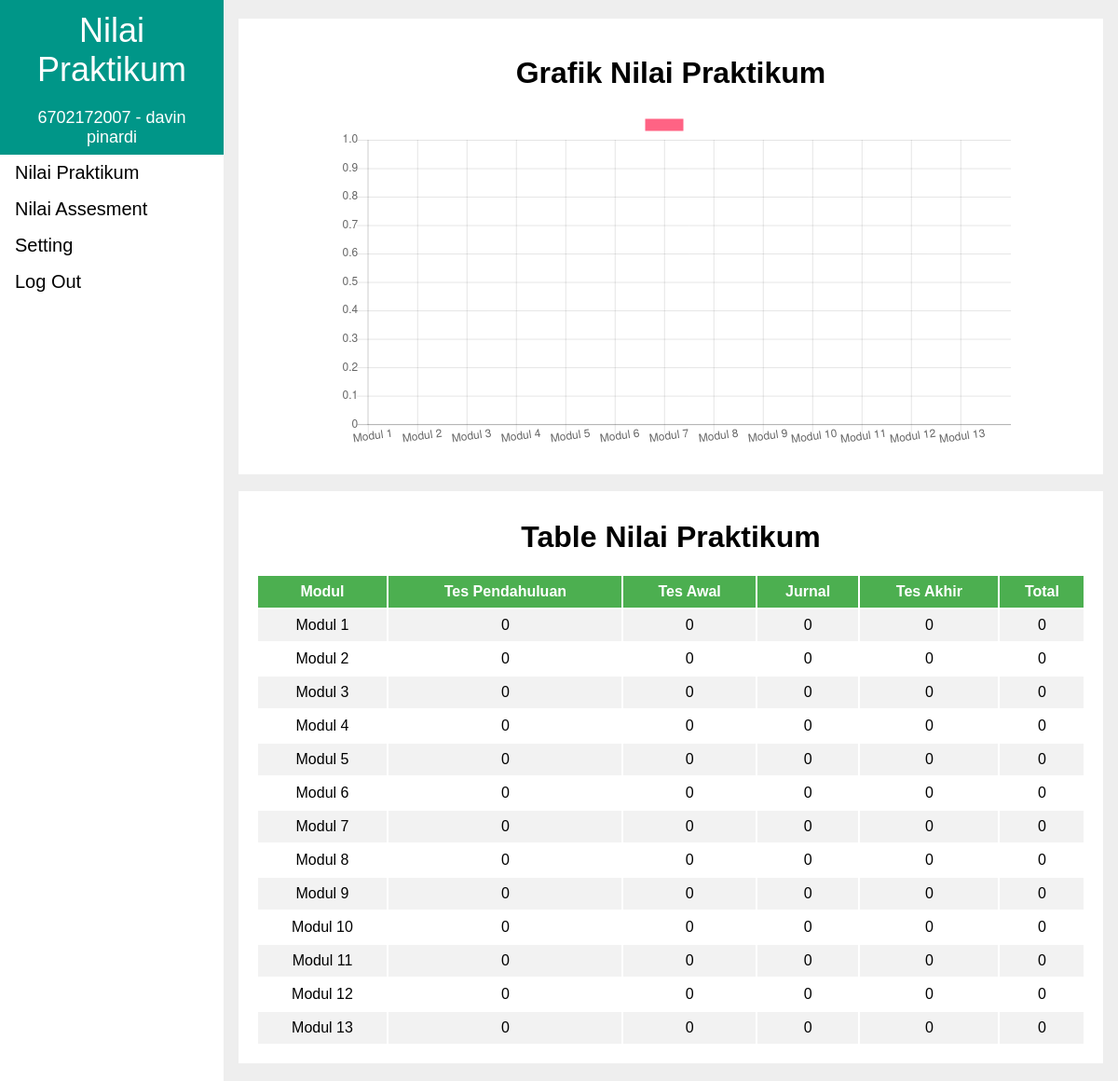
Page /index.php (signed in) on the committed database.
### tables this page shows
CREATE TABLE `mahasiswa` (
  `nim` bigint(10) NOT NULL,
  `nama_mahasiswa` varchar(50) NOT NULL,
  `kelas` int(11) NOT NULL,
  `password_mahasiswa` varchar(50) NOT NULL
);

CREATE TABLE `nilai` (
  `id_nilai` int(11) NOT NULL,
  `id_modul` int(11) NOT NULL,
  `nim` bigint(10) NOT NULL,
  `kelas` int(11) NOT NULL,
  `nilai_tes_pendahuluan` int(11) NOT NULL,
  `nilai_tes_awal` int(11) NOT NULL,
  `nilai_jurnal` int(11) NOT NULL,
  `nilai_tes_akhir` int(11) NOT NULL,
  `total` int(11) NOT NULL
);

### index.php (the view, shortened to what this page needs)
<?php
	include 'asset/php/connection.php';
	if (!empty($_SESSION['nim'])) {
		$id = $_SESSION['nim'];
		$qry = mysqli_query($conn, "SELECT * FROM mahasiswa WHERE nim = '$id' ");
		while ($key = mysqli_fetch_array($qry)) {
			$nama = $key['nama_mahasiswa'];
			$nim = $key['nim'];
?>
<!DOCTYPE html>
<html>
<head>
	<link rel="stylesheet" type="text/css" href="asset/css/style.css">
</head>
<body>
	<ul class="sidenav">
  		<li><a class="title" href="index.php">Nilai Praktikum</a></li>
  		<li class="">
  			<a class="name"><?php echo "$nim - $nama"; ?></a>
  		</li>
  		<li><a href="index.php">Nilai Praktikum</a></li>
  		<li><a href="assesment.php">Nilai Assesment</a></li>
  		<li><a href="setting.php">Setting</a></li>
  		<li><a href="logout.php">Log Out</a></li>
	</ul>
	<div class="content">
		<div class="chart">
			<h1>Grafik Nilai Praktikum</h1>
  			<canvas id="myChart"></canvas>
  		</div>
  		<div class="table_nilai">
  			<h1 style="text-align: center;">Table Nilai Praktikum</h1>
  			<table width="100%" border="0">
				<tr>
					<th>Modul</th>
					<th>Tes Pendahuluan</th>
					<th>Tes Awal</th>
					<th>Jurnal</th>
					<th>Tes Akhir</th>
					<th>Total</th>
				</tr>
				<?php
					$qry_table = mysqli_query($conn,"select * from nilai where nim = '$nim' ");
					while ($key_table = mysqli_fetch_array($qry_table)) {
						$tmp_modul = "Modul ";
						$id_modul = $key_table['id_modul'];
				?>
				<tr>
					<td><?php echo "$tmp_modul $id_modul"; ?></td>
					<td><?php echo $key_table['nilai_tes_pendahuluan']; ?></td>
					<td><?php echo $key_table['nilai_tes_awal']; ?></td>
					<td><?php echo $key_table['nilai_jurnal']; ?></td>
					<td><?php echo $key_table['nilai_tes_akhir']; ?></td>
					<td><?php echo $key_table['total']; ?></td>
				</tr>
				<?php
					}
				?>
			</table>
  		</div>
	</div>
<script>
var ctx = document.getElementById("myChart").getContext('2d');
var myChart = new Chart(ctx, {
	type: 'bar',
		data: {
			labels: ["Modul 1", "Modul 2", "Modul 3", "Modul 4", "Modul 5", "Modul 6", "Modul 7", "Modul 8", "Modul 9", "Modul 10", "Modul 11", "Modul 12", "Modul 13"],
				datasets: [{
					label: '',
					data: [
					<?php
					$jumlah_modul1 = mysqli_query($conn,"SELECT * FROM nilai WHERE nim = '$nim' AND id_modul = '1'");
					while ($total1 = mysqli_fetch_array($jumlah_modul1)) {
						echo $total1['total'];
					}
					?>,
					<?php
					$jumlah_modul2 = mysqli_query($conn,"SELECT * FROM nilai WHERE nim = '$nim' AND id_modul = '2'");
					while ($total2 = mysqli_fetch_array($jumlah_modul2)) {
						echo $total2['total'];
					}
					?>,
					<?php
					$jumlah_modul3 = mysqli_query($conn,"SELECT * FROM nilai WHERE nim = '$nim' AND id_modul = '3'");
					while ($total3 = mysqli_fetch_array($jumlah_modul3)) {
						echo $total3['total'];
					}
					?>,
					<?php
					$jumlah_modul4 = mysqli_query($conn,"SELECT * FROM nilai WHERE nim = '$nim' AND id_modul = '4'");
					while ($total4 = mysqli_fetch_array($jumlah_modul4)) {
						echo $total4['total'];
					}
					?>,
					<?php
					$jumlah_modul5 = mysqli_query($conn,"SELECT * FROM nilai WHERE nim = '$nim' AND id_modul = '5'");
					while ($total5 = mysqli_fetch_array($jumlah_modul5)) {
						echo $total5['total'];
					}
					?>,
					<?php
					$jumlah_modul6 = mysqli_query($conn,"SELECT * FROM nilai WHERE nim = '$nim' AND id_modul = '6'");
					while ($total6 = mysqli_fetch_array($jumlah_modul6)) {
						echo $total6['total'];
					}
					?>,
					<?php
					$jumlah_modul7 = mysqli_query($conn,"SELECT * FROM nilai WHERE nim = '$nim' AND id_modul = '7'");
					while ($total7 = mysqli_fetch_array($jumlah_modul7)) {
						echo $total7['total'];
					}
					?>,
					<?php
					$jumlah_modul8 = mysqli_query($conn,"SELECT * FROM nilai WHERE nim = '$nim' AND id_modul = '8'");
					while ($total8 = mysqli_fetch_array($jumlah_modul8)) {
						echo $total8['total'];
					}
					?>,
					<?php
					$jumlah_modul9 = mysqli_query($conn,"SELECT * FROM nilai WHERE nim = '$nim' AND id_modul = '9'");
					while ($total9 = mysqli_fetch_array($jumlah_modul9)) {
						echo $total9['total'];
					}
					?>,
					<?php
					$jumlah_modul10 = mysqli_query($conn,"SELECT * FROM nilai WHERE nim = '$nim' AND id_modul = '10'");
					while ($total10 = mysqli_fetch_array($jumlah_modul10)) {
						echo $total10['total'];
					}
					?>,
					<?php
					$jumlah_modul11 = mysqli_query($conn,"SELECT * FROM nilai WHERE nim = '$nim' AND id_modul = '11'");
					while ($total11 = mysqli_fetch_array($jumlah_modul11)) {
						echo $total11['total'];
					}
					?>,
					<?php
					$jumlah_modul12 = mysqli_query($conn,"SELECT * FROM nilai WHERE nim = '$nim' AND id_modul = '12'");
					while ($total12 = mysqli_fetch_array($jumlah_modul12)) {
						echo $total12['total'];
					}
					?>,
					<?php
					$jumlah_modul13 = mysqli_query($conn,"SELECT * FROM nilai WHERE nim = '$nim' AND id_modul = '13'");
					while ($total13 = mysqli_fetch_array($jumlah_modul13)) {
						echo $total13['total'];
					}
					?>
					],
					backgroundColor: [
					'rgba(255, 99, 132, 1)',
					'rgba(54, 162, 235, 1)',
					'rgba(255, 206, 86, 1)',
					'rgba(54, 162, 235, 1)',
					'rgba(255, 206, 86, 1)',
					'rgba(255, 99, 132, 1)',
					'rgba(54, 162, 235, 1)',
					'rgba(255, 206, 86, 1)',
					'rgba(255, 99, 132, 1)',
					'rgba(54, 162, 235, 1)',
					'rgba(255, 206, 86, 1)',
					'rgba(255, 206, 86, 1)',
					'rgba(75, 192, 192, 1)'
					],
					borderColor: [
					'rgba(255,99,132,1)',
					'rgba(54, 162, 235, 1)',
					'rgba(255, 206, 86, 1)',
					'rgba(255,99,132,1)',
					'rgba(54, 162, 235, 1)',
					'rgba(255, 206, 86, 1)',
					'rgba(255,99,132,1)',
					'rgba(54, 162, 235, 1)',
					'rgba(255, 206, 86, 1)',
					'rgba(255,99,132,1)',
					'rgba(54, 162, 235, 1)',
					'rgba(255, 206, 86, 1)',
					'rgba(75, 192, 192, 1)'
					],
					borderWidth: 1
				}]
			},
			options: {
				scales: {
					yAxes: [{
						ticks: {
							beginAtZero:true
						}
					}]
				}
			}
		});
</script>
</body>
</html>
<?php
}
	}
	else {
		echo "<script>alert('Anda Tidak Dapat Mengakses Ini Tanpa Login!'); window.location.href='login.php';</script>";
	}
?>

### asset/css/style.css (style rules this page uses)
body { margin: 0; background-color: #eee; font-family: arial, times new roman; }
ul.sidenav { list-style-type: none; margin: 0; padding: 0; width: 20%; background-color: white; position: fixed; height: 100%; overflow: auto; }
ul.sidenav li a { display: block; color: #000; padding: 8px 16px; font-size: 20px; text-decoration: none; }
ul.sidenav li a.title { background-color: #009688; color: white; text-align: center; font-size: 36px; padding: 5%; }
ul.sidenav li a.name { background-color: #009688; color: white; text-align: center; font-size: 18px; }
div.content { margin-left: 20%; padding: 1px 16px; }
.chart { width: 80%; margin-top: 2%; background-color: white; padding-left: 10%; padding-right: 10%; padding-top: 2%; padding-bottom: 2%; text-align: center; }
.table_nilai { margin-top: 2%; width: 96%; height: auto; padding: 1% 2% 2% 2%; background-color: white; margin-bottom: 2%; }
.content .table_nilai table { border:none; }
.content .table_nilai table tr:nth-child(even) { background-color: #f2f2f2; }
.content .table_nilai table th { padding-top: 12px; padding-bottom: 12px; text-align: left; background-color: #4CAF50; color: white; }
.content .table_nilai table td, .content .table_nilai table th { text-align: center; padding: 8px; }

### rows in the picture
mahasiswa: nim "6702172007", nama_mahasiswa "davin pinardi"
nilai: tmp_modul "Modul", id_modul "1", nilai_tes_pendahuluan "0", nilai_tes_awal "0", nilai_jurnal "0", nilai_tes_akhir "0", total "0"
nilai: tmp_modul "Modul", id_modul "2", nilai_tes_pendahuluan "0", nilai_tes_awal "0", nilai_jurnal "0", nilai_tes_akhir "0", total "0"
nilai: tmp_modul "Modul", id_modul "3", nilai_tes_pendahuluan "0", nilai_tes_awal "0", nilai_jurnal "0", nilai_tes_akhir "0", total "0"
nilai: tmp_modul "Modul", id_modul "4", nilai_tes_pendahuluan "0", nilai_tes_awal "0", nilai_jurnal "0", nilai_tes_akhir "0", total "0"
nilai: tmp_modul "Modul", id_modul "5", nilai_tes_pendahuluan "0", nilai_tes_awal "0", nilai_jurnal "0", nilai_tes_akhir "0", total "0"
nilai: tmp_modul "Modul", id_modul "6", nilai_tes_pendahuluan "0", nilai_tes_awal "0", nilai_jurnal "0", nilai_tes_akhir "0", total "0"
nilai: tmp_modul "Modul", id_modul "7", nilai_tes_pendahuluan "0", nilai_tes_awal "0", nilai_jurnal "0", nilai_tes_akhir "0", total "0"
nilai: tmp_modul "Modul", id_modul "8", nilai_tes_pendahuluan "0", nilai_tes_awal "0", nilai_jurnal "0", nilai_tes_akhir "0", total "0"
nilai: tmp_modul "Modul", id_modul "9", nilai_tes_pendahuluan "0", nilai_tes_awal "0", nilai_jurnal "0", nilai_tes_akhir "0", total "0"
nilai: tmp_modul "Modul", id_modul "10", nilai_tes_pendahuluan "0", nilai_tes_awal "0", nilai_jurnal "0", nilai_tes_akhir "0", total "0"
nilai: tmp_modul "Modul", id_modul "11", nilai_tes_pendahuluan "0", nilai_tes_awal "0", nilai_jurnal "0", nilai_tes_akhir "0", total "0"
nilai: tmp_modul "Modul", id_modul "12", nilai_tes_pendahuluan "0", nilai_tes_awal "0", nilai_jurnal "0", nilai_tes_akhir "0", total "0"
nilai: tmp_modul "Modul", id_modul "13", nilai_tes_pendahuluan "0", nilai_tes_awal "0", nilai_jurnal "0", nilai_tes_akhir "0", total "0"

### other values in the picture
chart data {{ $total1['total'] }} 0
chart data {{ $total2['total'] }} 0
chart data {{ $total3['total'] }} 0
chart data {{ $total4['total'] }} 0
